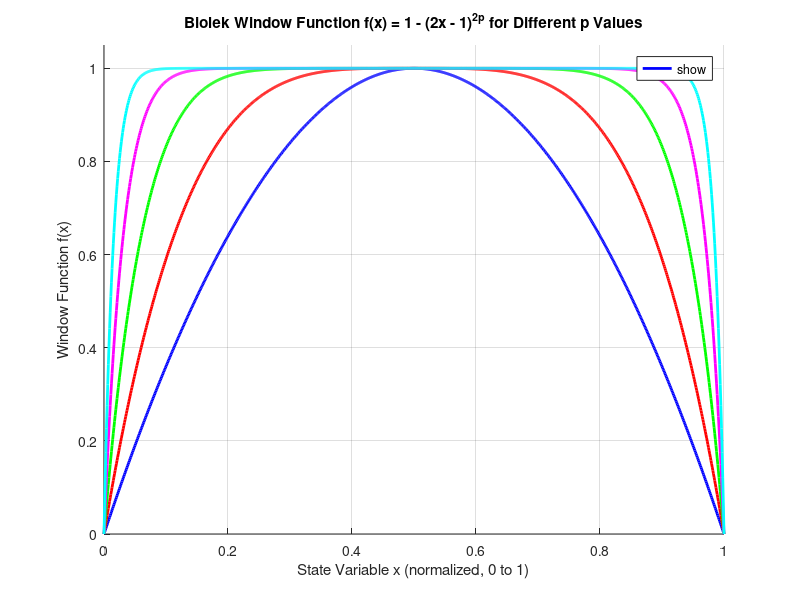

This figure's MATLAB source:
% Biolek Window Function Plot for Memristor Models
% f(x) = 1 - (2*x - 1)^(2*p), x in [0,1]

clear all;
close all;

x = linspace(0, 1, 1000);  % Fine grid for smooth curves

p_values = [1, 2, 4, 8, 16];  % Common values of p
colors = {'b', 'r', 'g', 'm', 'c'};  % Different colors for each curve

figure;  % Open a new figure window
hold on;
grid on;

for i = 1:length(p_values)
    p = p_values(i);
    f = 1 - (2*x - 1).^(2*p);
    plot(x, f, colors{i}, 'LineWidth', 2, 'DisplayName', sprintf('p = %d', p));
end

hold off;

title('Biolek Window Function f(x) = 1 - (2x - 1)^{2p} for Different p Values');
xlabel('State Variable x (normalized, 0 to 1)');
ylabel('Window Function f(x)');
legend('show', 'Location', 'best');
axis([0 1 0 1.05]);  % Slight padding on y-axis

% Keep the plot window open until you close it manually
waitfor(gcf);


